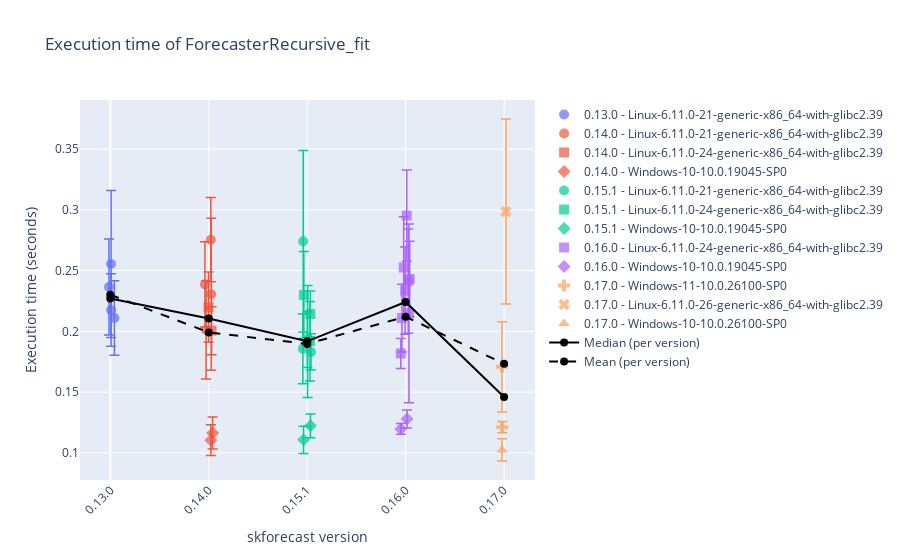
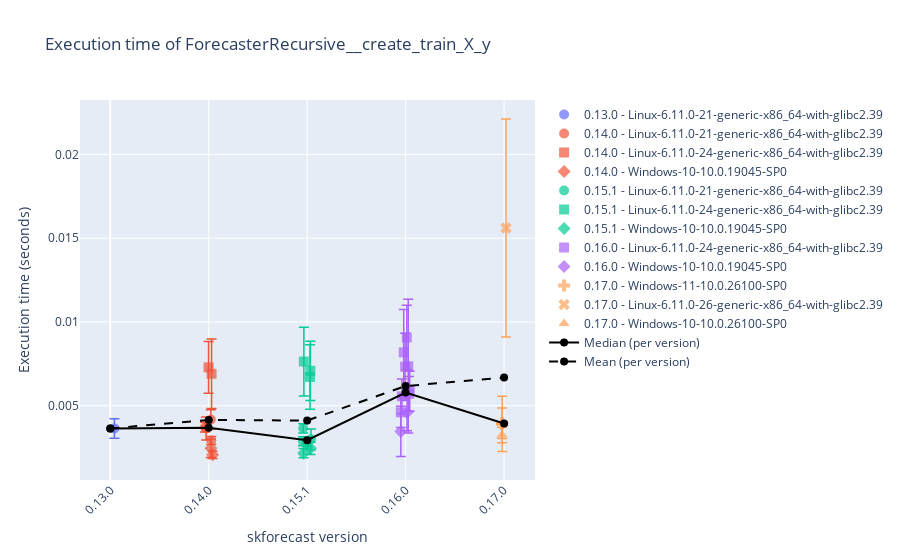
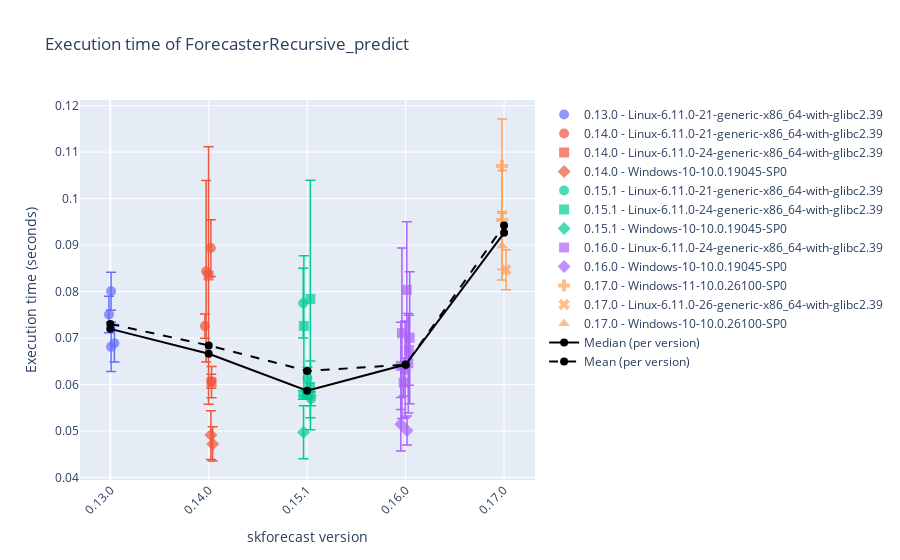
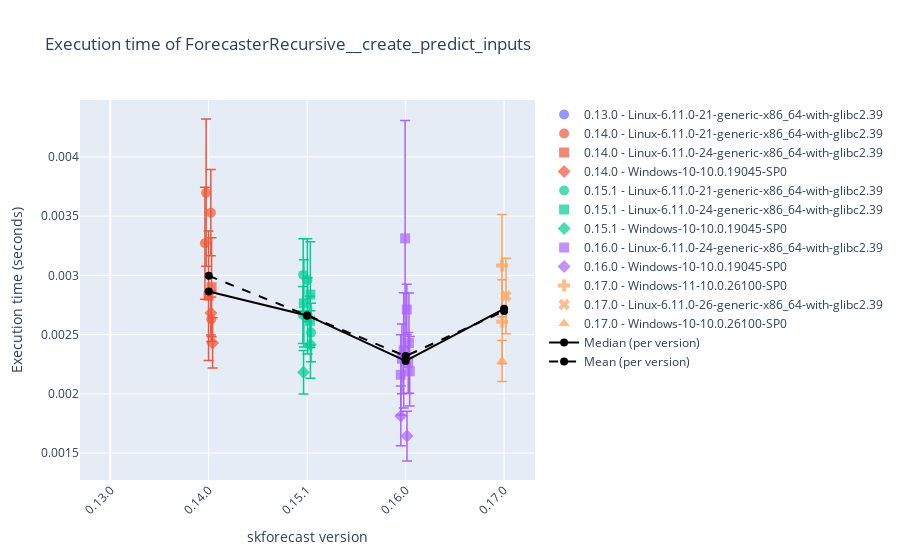

Source (notebook cell) for these figures, in order:
### Code cell
# Plot results
# ==============================================================================
display_df = False
selected_date = None
# 'Linux-6.11.0-24-generic-x86_64-with-glibc2.39'
# 'Windows-10-10.0.19045-SP0'
selected_platform = None

results_benchmark_all = joblib.load("./benchmark.joblib")
results_benchmark = results_benchmark_all.query("forecaster_name in ['ForecasterRecursive', 'ForecasterAutoreg']")
results_benchmark = results_benchmark.query("regressor_name == 'LGBMRegressor'")
for function_name in results_benchmark['function_name'].unique():
    df = results_benchmark.query(f"function_name == '{function_name}'")
    if selected_date:
        df = df[df['datetime'].dt.date == pd.to_datetime(selected_date).date()]
    if selected_platform:
        df = df[df['platform'] == selected_platform]
    if display_df:
        display(df.tail(3))
    plot_benchmark_results(df.copy(), function_name, add_median=True, add_mean=True)
